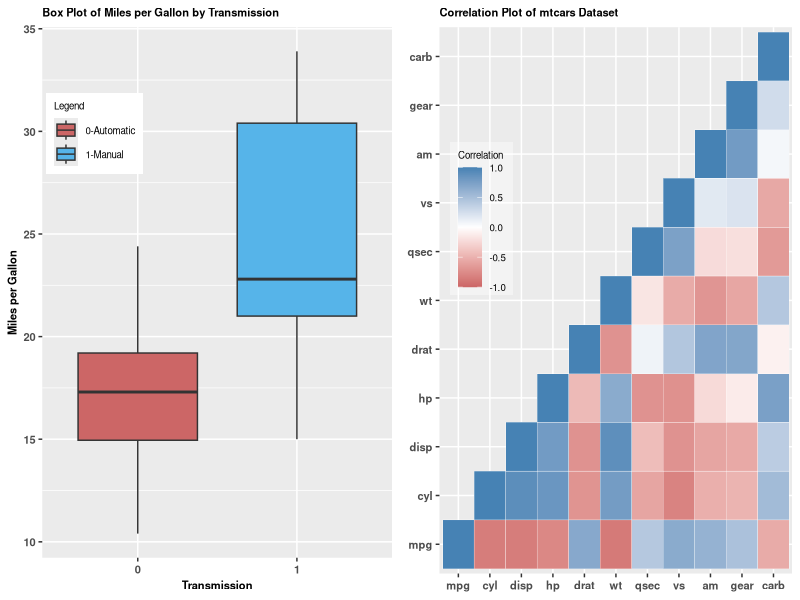
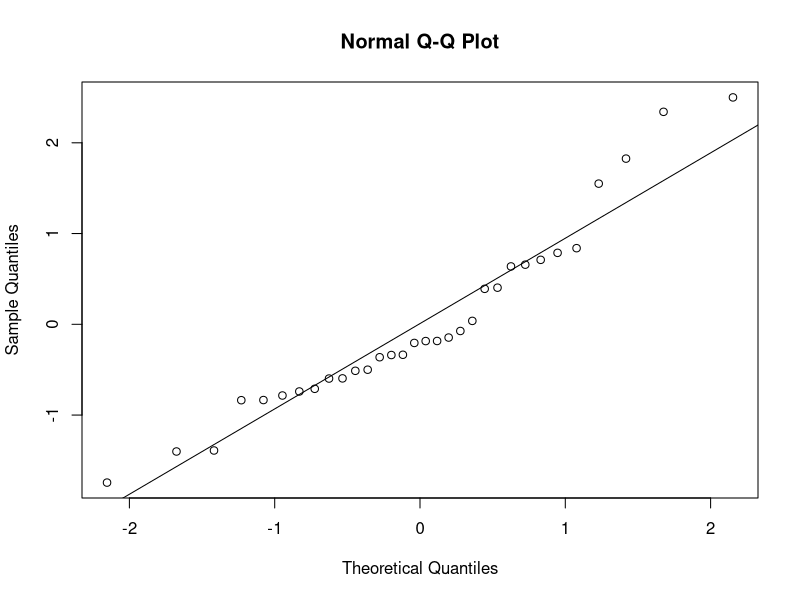

The R source for these figures, in order: (Note: this script raises an error after producing the figures.)
## ---- chunk 1
library(ggplot2)
library(scales)
library(reshape2)
library(grid)
library(gridExtra)

#Loading and formatting the data
data(mtcars)
corPlotCars<-mtcars
mtcars$am <- as.factor(mtcars$am)
mtcars$vs <- as.factor(mtcars$vs)

boxplot <- ggplot(data=mtcars, aes(x=am, y=mpg, fill=am)) + 
        geom_boxplot() + 
        scale_fill_manual("Legend", values=c("#CC6666","#56B4E9"),
                          labels=c("0-Automatic","1-Manual")) +
        xlab("Transmission") +
        ylab("Miles per Gallon") +
        theme(legend.position = c(.15,.80), 
              plot.title=element_text(face="bold",size=8),
              axis.title=element_text(face="bold",size=8),
              axis.text=element_text(face="bold",size=8),
              legend.title=element_text(size=7),
              legend.text=element_text(size=7),
              legend.background=element_rect(fill="white")) +
        ggtitle("Box Plot of Miles per Gallon by Transmission")
        
corPlotData <- round(cor(corPlotCars),2)
corPlotData[upper.tri(corPlotData)]<-NA
corPlotData<-na.omit(melt(corPlotData))

corPlot <- ggplot(data=corPlotData, aes(Var1,Var2, fill=value)) +
        geom_tile(color = "white") + 
        scale_fill_gradient2(low="#CC6666", high="steelblue", mid="white",
                             midpoint = 0, limit=c(-1,1), 
                             name="Correlation") +
        theme(legend.position = c(.12,.65), 
              plot.title=element_text(face="bold",size=8),
              axis.title=element_blank(),
              axis.text=element_text(face="bold",size=8),
              legend.title=element_text(size=7),
              legend.text=element_text(size=7),
              legend.background=element_rect(fill=alpha("white",0.4))) +
        ggtitle("Correlation Plot of mtcars Dataset")

allplot <- grid.arrange(boxplot,corPlot, ncol=2)

## ---- chunk 2
model1 <- lm(mpg ~ disp + hp + wt + cyl + drat + vs + am, data=mtcars)
## ---- chunk 3
model2 <- lm(mpg ~ wt + cyl + am, data=mtcars)
## ---- chunk 4
model3<- lm(mpg ~ wt + cyl, data=mtcars)
## ---- chunk 5
adjrsquared<-c(summary(model1)$adj.r.squared,summary(model2)$adj.r.squared,summary(model3)$adj.r.squared)
names(adjrsquared) <- c("Model 1","Model 2","Model 3")
round(adjrsquared,4)
## ---- chunk 6
plot1 <- ggplot(model3, aes(.fitted, .resid)) + 
        geom_point() +
        stat_smooth(method="loess") + 
        geom_hline(yintercept=0, col="red", linetype="dashed") +
        xlab("Fitted values")+ylab("Residuals") +
        ggtitle("Residual vs Fitted Plot")+
        theme(legend.position = c(.15,.80), 
              plot.title=element_text(face="bold",size=8),
              axis.title=element_text(face="bold",size=8),
              axis.text=element_text(face="bold",size=8))

plot2 <- ggplot(model3, aes(qqnorm(.stdresid)[[1]], .stdresid)) +
        geom_point(na.rm = TRUE) + 
        geom_abline(aes(qqline(.stdresid))) +
        xlab("Theoretical Quantiles")+ylab("Standardized Residuals") + 
        ggtitle("Normal Q-Q") +
        theme(legend.position = c(.15,.80), 
              plot.title=element_text(face="bold",size=8),
              axis.title=element_text(face="bold",size=8),
              axis.text=element_text(face="bold",size=8))


residPlot <- grid.arrange(plot1,plot2, ncol=2)

## ---- chunk 7
round(cor(corPlotCars),2)
## ---- chunk 8
summary(model1)
## ---- chunk 9
summary(model2)
## ---- chunk 10
summary(model3)
## ---- chunk 11
par(mfrow = c(1,2))
plot(model3,3)
plot(model3,5)
## ---- chunk 12
dfbetas(model3)
